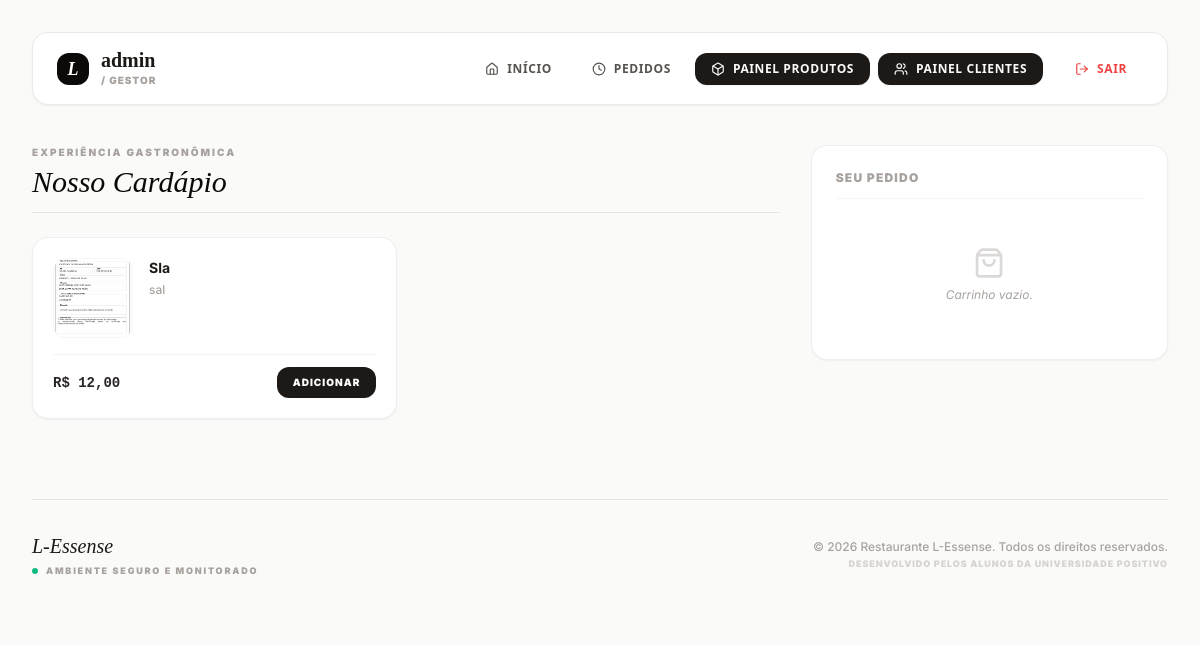
/user/home.php (signed in), run on the app's committed database.
### tables this page shows
CREATE TABLE `produtos` (
  `id` int(11) NOT NULL,
  `nome` varchar(100) NOT NULL,
  `descricao` text DEFAULT NULL,
  `preco` decimal(10,2) NOT NULL,
  `estoque` int(11) NOT NULL,
  `imagem` varchar(255) DEFAULT NULL
);

### user/home.php (the view, shortened to what this page needs)
<?php
require_once __DIR__ . '/../auth/Conexao.php';
$sql = "SELECT * FROM produtos WHERE estoque > 0 ORDER BY nome ASC";
$resultado = mysqli_query($conexao, $sql);
$produtos = mysqli_fetch_all($resultado, MYSQLI_ASSOC);
?>
<!DOCTYPE html>
<html lang="pt-br">
<head>
    <script src="https://cdn.tailwindcss.com"></script>
</head>
<body class="bg-stone-50 text-stone-900 min-h-screen p-4 md:p-8">
    <main class="max-w-6xl mx-auto">
        <?php include 'menu.php'; ?>
        <div class="grid grid-cols-1 lg:grid-cols-3 gap-8">
            <div class="lg:col-span-2 space-y-6">
                <div class="border-b border-stone-200 pb-3">
                    <span class="text-[10px] font-black uppercase tracking-[0.2em] text-stone-400 block mb-1">Experiência Gastronômica</span>
                    <h2 class="font-serif text-3xl italic text-stone-950">Nosso Cardápio</h2>
                </div>
                <div class="grid grid-cols-1 md:grid-cols-2 gap-4">
                    <?php foreach ($produtos as $p): ?>
                        <div class="bg-white border border-stone-200/60 p-5 rounded-2xl shadow-sm flex flex-col justify-between gap-4 hover:shadow-md transition-all">
                            <div class="flex gap-4">
                                <?php if (!empty($p['imagem']) && file_exists(__DIR__ . '/../uploads/' . $p['imagem'])): ?>
                                    <img src="../uploads/<?php echo htmlspecialchars($p['imagem']); ?>" class="w-20 h-20 object-cover rounded-xl border border-stone-100 shrink-0">
                                <?php else: ?>
                                    <div class="w-20 h-20 bg-stone-50 border border-stone-200/60 rounded-xl flex items-center justify-center text-stone-300 shrink-0"><i data-lucide="utensils" class="w-5 h-5"></i></div>
                                <?php endif; ?>
                                <div>
                                    <h3 class="font-bold text-stone-900 text-sm"><?php echo htmlspecialchars($p['nome']); ?></h3>
                                    <p class="text-xs text-stone-400 mt-1 line-clamp-2 font-medium"><?php echo htmlspecialchars($p['descricao'] ?? 'Sem descrição.'); ?></p>
                                </div>
                            </div>
                            <div class="flex justify-between items-center pt-3 border-t border-stone-100">
                                <span class="font-mono font-bold text-sm text-stone-800">R$ <?php echo number_format((float)$p['preco'], 2, ',', '.'); ?></span>
                                <a href="../dashboard/carrinho_logica.php?adicionar=<?php echo $p['id']; ?>" class="bg-stone-900 text-white font-black text-[10px] uppercase tracking-widest px-4 py-2 rounded-xl hover:bg-black transition-all">
                                    Adicionar
                                </a>
                            </div>
                        </div>
                    <?php endforeach; ?>
                </div>
            </div>
            <div class="lg:col-span-1 bg-white border border-stone-200/60 p-6 rounded-2xl shadow-sm h-fit sticky top-24">
                <h2 class="text-xs font-black uppercase tracking-widest text-stone-400 border-b border-stone-100 pb-3 mb-4">Seu Pedido</h2>
                <?php if (empty($_SESSION['carrinho'])): ?>
                    <div class="text-center py-8 text-stone-400 italic text-xs">
                        <i data-lucide="shopping-bag" class="w-8 h-8 mx-auto mb-2 opacity-40"></i>
                        Carrinho vazio.
                    </div>
                <?php endif; ?>
            </div>
        </div>
    </main>
    <?php include 'rodape.php'; ?>
</body>
</html>

### user/home.php (style rules this page uses)
body { font-family: 'Inter', sans-serif; }
.font-serif { font-family: 'Instrument Serif', serif; }

### data on the page
produtos: imagem (picture), nome "Sla", descricao "sal", preco "12,00"

### other printed values
$_SESSION['usuario'] "admin"
